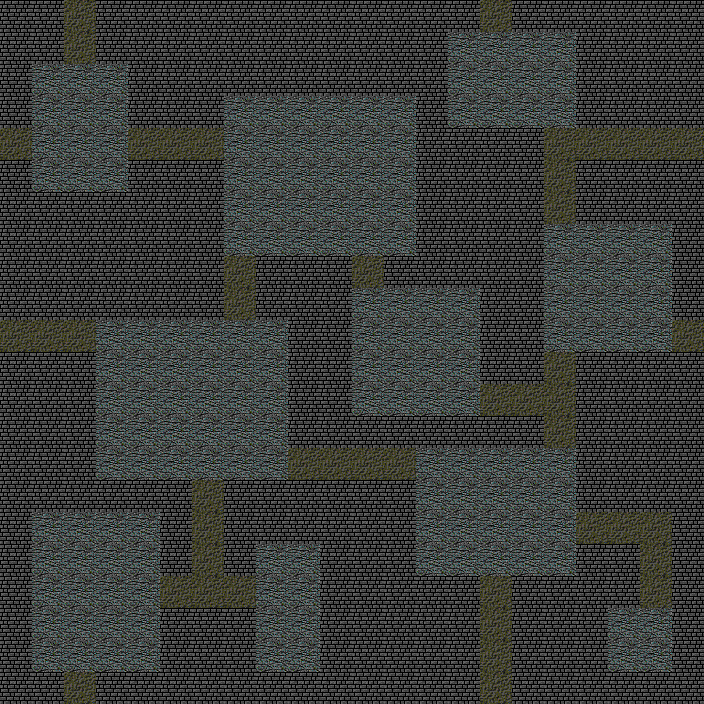

Below is a game level as drawn by its tile map, then a one-line description and the .tmx that defines it (tile-layer data replaced by summaries):
An orthogonal 22x22 tile map with 32x32 px tiles, 1 tile layer (Terrain), 3 tilesets.

<map version="1.0" tiledversion="1.0.3" orientation="orthogonal" renderorder="right-down" width="22" height="22" tilewidth="32" tileheight="32" nextobjectid="31">
 <properties>
  <property name="status_all" value="{no_teleport=true}" />
 </properties>
 <tileset firstgid="1" name="dg_dungeon32" tilewidth="32" tileheight="32" tilecount="90" columns="9">
  <image source="../../../../../../../tiled-maps/gfx/dg_dungeon32.gif" width="288" height="320" />
  <tile id="0">
   <properties>
    <property name="id" value="#" />
   </properties>
  </tile>
  <tile id="3">
   <properties>
    <property name="id" value="+" />
   </properties>
  </tile>
  <tile id="51">
   <properties>
    <property name="id" value="." />
   </properties>
  </tile>
  <tile id="54">
   <properties>
    <property name="id" value="_" />
   </properties>
  </tile>
  <tile id="58">
   <properties>
    <property name="id" value="r" />
   </properties>
  </tile>
 </tileset>
 <tileset firstgid="91" name="tome-terrains" tilewidth="32" tileheight="32" tilecount="144" columns="8">
  <image source="../../../../../../../tiled-maps/gfx/tome-terrains.png" width="256" height="576" />
  <tile id="24">
   <objectgroup draworder="index">
    <properties>
     <property name="id" value=";" />
    </properties>
   </objectgroup>
  </tile>
  <tile id="100">
   <objectgroup draworder="index">
    <properties>
     <property name="id" value="T" />
    </properties>
   </objectgroup>
  </tile>
 </tileset>
 <tileset firstgid="235" name="numbers" tilewidth="32" tileheight="32" tilecount="36" columns="6">
  <image source="../../../../../../../tiled-maps/gfx/numbers.png" width="192" height="192" />
 </tileset>
 <layer name="Terrain" width="22" height="22">
  <data>[484 cells, 484 non-empty, 3 distinct tile ids]</data>
 </layer>
</map>
